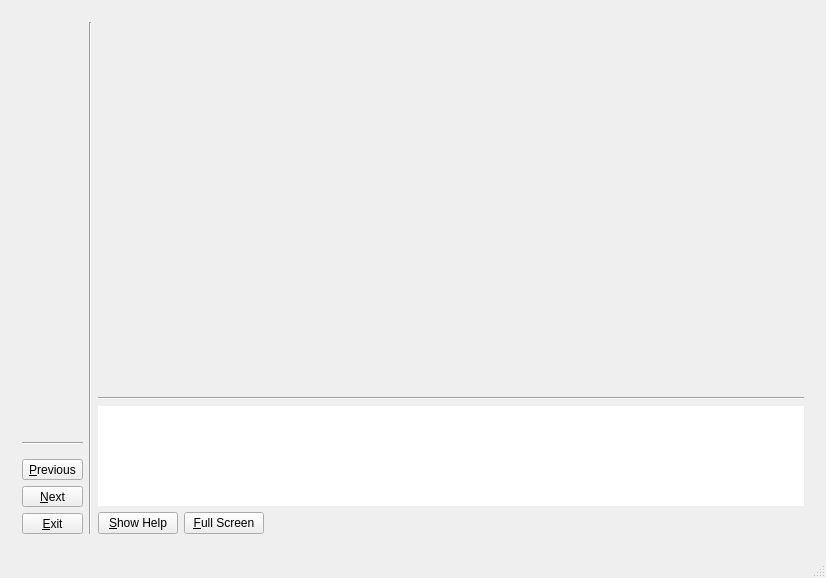
<?xml version="1.0" encoding="UTF-8"?>
<ui version="4.0">
 <class>MPF</class>
 <widget class="QMainWindow" name="MPF">
  <property name="geometry">
   <rect>
    <x>0</x>
    <y>0</y>
    <width>826</width>
    <height>578</height>
   </rect>
  </property>
  <property name="windowTitle">
   <string>MainWindow</string>
  </property>
  <property name="styleSheet">
   <string notr="true"/>
  </property>
  <widget class="QWidget" name="centralWidget">
   <property name="enabled">
    <bool>true</bool>
   </property>
   <property name="sizePolicy">
    <sizepolicy hsizetype="Expanding" vsizetype="Expanding">
     <horstretch>0</horstretch>
     <verstretch>0</verstretch>
    </sizepolicy>
   </property>
   <layout class="QHBoxLayout" name="horizontalLayout_3">
    <item>
     <widget class="QFrame" name="frame">
      <property name="sizePolicy">
       <sizepolicy hsizetype="Expanding" vsizetype="Expanding">
        <horstretch>0</horstretch>
        <verstretch>0</verstretch>
       </sizepolicy>
      </property>
      <property name="frameShape">
       <enum>QFrame::NoFrame</enum>
      </property>
      <property name="frameShadow">
       <enum>QFrame::Raised</enum>
      </property>
      <layout class="QHBoxLayout" name="horizontalLayout_2">
       <item>
        <layout class="QVBoxLayout" name="verticalLayout_5">
         <item>
          <layout class="QGridLayout" name="gridLayout" rowstretch="2,0,0,0">
           <property name="sizeConstraint">
            <enum>QLayout::SetDefaultConstraint</enum>
           </property>
           <item row="1" column="1">
            <widget class="QLabel" name="stepsTextLabel">
             <property name="sizePolicy">
              <sizepolicy hsizetype="Fixed" vsizetype="Fixed">
               <horstretch>0</horstretch>
               <verstretch>0</verstretch>
              </sizepolicy>
             </property>
             <property name="frameShape">
              <enum>QFrame::NoFrame</enum>
             </property>
             <property name="frameShadow">
              <enum>QFrame::Plain</enum>
             </property>
             <property name="text">
              <string/>
             </property>
            </widget>
           </item>
           <item row="1" column="0">
            <widget class="QLabel" name="stepsIconsLabel">
             <property name="sizePolicy">
              <sizepolicy hsizetype="Fixed" vsizetype="Fixed">
               <horstretch>0</horstretch>
               <verstretch>0</verstretch>
              </sizepolicy>
             </property>
             <property name="frameShape">
              <enum>QFrame::NoFrame</enum>
             </property>
             <property name="frameShadow">
              <enum>QFrame::Plain</enum>
             </property>
             <property name="text">
              <string/>
             </property>
            </widget>
           </item>
           <item row="3" column="0">
            <spacer name="verticalSpacer">
             <property name="orientation">
              <enum>Qt::Vertical</enum>
             </property>
             <property name="sizeHint" stdset="0">
              <size>
               <width>20</width>
               <height>1000</height>
              </size>
             </property>
            </spacer>
           </item>
           <item row="0" column="0" colspan="2">
            <widget class="QLabel" name="meskLogoLabel">
             <property name="text">
              <string notr="true"/>
             </property>
            </widget>
           </item>
           <item row="2" column="0" colspan="2">
            <layout class="QVBoxLayout" name="listGridLayout">
             <property name="sizeConstraint">
              <enum>QLayout::SetMinimumSize</enum>
             </property>
            </layout>
           </item>
          </layout>
         </item>
         <item>
          <layout class="QVBoxLayout" name="verticalLayout">
           <item>
            <widget class="Line" name="line_7">
             <property name="orientation">
              <enum>Qt::Horizontal</enum>
             </property>
            </widget>
           </item>
           <item>
            <spacer name="verticalSpacer_4">
             <property name="orientation">
              <enum>Qt::Vertical</enum>
             </property>
             <property name="sizeType">
              <enum>QSizePolicy::Fixed</enum>
             </property>
             <property name="sizeHint" stdset="0">
              <size>
               <width>17</width>
               <height>8</height>
              </size>
             </property>
            </spacer>
           </item>
           <item>
            <widget class="QToolButton" name="previousPushButton">
             <property name="sizePolicy">
              <sizepolicy hsizetype="Minimum" vsizetype="Fixed">
               <horstretch>0</horstretch>
               <verstretch>0</verstretch>
              </sizepolicy>
             </property>
             <property name="text">
              <string>&amp;Previous</string>
             </property>
            </widget>
           </item>
           <item>
            <widget class="QToolButton" name="nextPushButton">
             <property name="sizePolicy">
              <sizepolicy hsizetype="Minimum" vsizetype="Fixed">
               <horstretch>0</horstretch>
               <verstretch>0</verstretch>
              </sizepolicy>
             </property>
             <property name="text">
              <string>&amp;Next</string>
             </property>
            </widget>
           </item>
           <item>
            <widget class="QToolButton" name="exitPushButton">
             <property name="sizePolicy">
              <sizepolicy hsizetype="Minimum" vsizetype="Fixed">
               <horstretch>0</horstretch>
               <verstretch>6</verstretch>
              </sizepolicy>
             </property>
             <property name="text">
              <string>&amp;Exit</string>
             </property>
            </widget>
           </item>
          </layout>
         </item>
        </layout>
       </item>
       <item>
        <widget class="Line" name="line">
         <property name="orientation">
          <enum>Qt::Vertical</enum>
         </property>
        </widget>
       </item>
       <item>
        <layout class="QVBoxLayout" name="verticalLayout_6">
         <item>
          <widget class="QScrollArea" name="scrollArea">
           <property name="frameShape">
            <enum>QFrame::NoFrame</enum>
           </property>
           <property name="frameShadow">
            <enum>QFrame::Plain</enum>
           </property>
           <property name="widgetResizable">
            <bool>true</bool>
           </property>
           <widget class="QWidget" name="scrollAreaWidgetContents">
            <property name="geometry">
             <rect>
              <x>0</x>
              <y>0</y>
              <width>706</width>
              <height>232</height>
             </rect>
            </property>
            <property name="sizePolicy">
             <sizepolicy hsizetype="Minimum" vsizetype="Minimum">
              <horstretch>0</horstretch>
              <verstretch>0</verstretch>
             </sizepolicy>
            </property>
            <layout class="QVBoxLayout" name="verticalLayout_4"/>
           </widget>
          </widget>
         </item>
         <item>
          <layout class="QVBoxLayout" name="messagesVerticalLayout"/>
         </item>
         <item>
          <widget class="Line" name="line_3">
           <property name="orientation">
            <enum>Qt::Horizontal</enum>
           </property>
          </widget>
         </item>
         <item>
          <layout class="QVBoxLayout" name="helpVerticalLayout">
           <item>
            <widget class="QTextEdit" name="helpTextEdit">
             <property name="enabled">
              <bool>true</bool>
             </property>
             <property name="sizePolicy">
              <sizepolicy hsizetype="Expanding" vsizetype="Expanding">
               <horstretch>0</horstretch>
               <verstretch>0</verstretch>
              </sizepolicy>
             </property>
             <property name="maximumSize">
              <size>
               <width>16777215</width>
               <height>100</height>
              </size>
             </property>
             <property name="frameShape">
              <enum>QFrame::NoFrame</enum>
             </property>
             <property name="frameShadow">
              <enum>QFrame::Plain</enum>
             </property>
             <property name="readOnly">
              <bool>true</bool>
             </property>
            </widget>
           </item>
          </layout>
         </item>
         <item>
          <layout class="QHBoxLayout" name="horizontalLayout">
           <item>
            <widget class="QPushButton" name="helpPushButton">
             <property name="sizePolicy">
              <sizepolicy hsizetype="Fixed" vsizetype="Fixed">
               <horstretch>0</horstretch>
               <verstretch>0</verstretch>
              </sizepolicy>
             </property>
             <property name="text">
              <string>&amp;Show Help</string>
             </property>
            </widget>
           </item>
           <item>
            <widget class="QPushButton" name="fullHelpPushButton">
             <property name="sizePolicy">
              <sizepolicy hsizetype="Fixed" vsizetype="Fixed">
               <horstretch>0</horstretch>
               <verstretch>0</verstretch>
              </sizepolicy>
             </property>
             <property name="text">
              <string>&amp;Full Screen</string>
             </property>
            </widget>
           </item>
           <item>
            <spacer name="horizontalSpacer">
             <property name="orientation">
              <enum>Qt::Horizontal</enum>
             </property>
             <property name="sizeHint" stdset="0">
              <size>
               <width>40</width>
               <height>20</height>
              </size>
             </property>
            </spacer>
           </item>
          </layout>
         </item>
        </layout>
       </item>
      </layout>
     </widget>
    </item>
   </layout>
  </widget>
  <widget class="QStatusBar" name="statusBar"/>
 </widget>
 <layoutdefault spacing="6" margin="11"/>
 <resources/>
 <connections>
  <connection>
   <sender>exitPushButton</sender>
   <signal>clicked()</signal>
   <receiver>MPF</receiver>
   <slot>close()</slot>
   <hints>
    <hint type="sourcelabel">
     <x>60</x>
     <y>601</y>
    </hint>
    <hint type="destinationlabel">
     <x>430</x>
     <y>322</y>
    </hint>
   </hints>
  </connection>
 </connections>
</ui>
